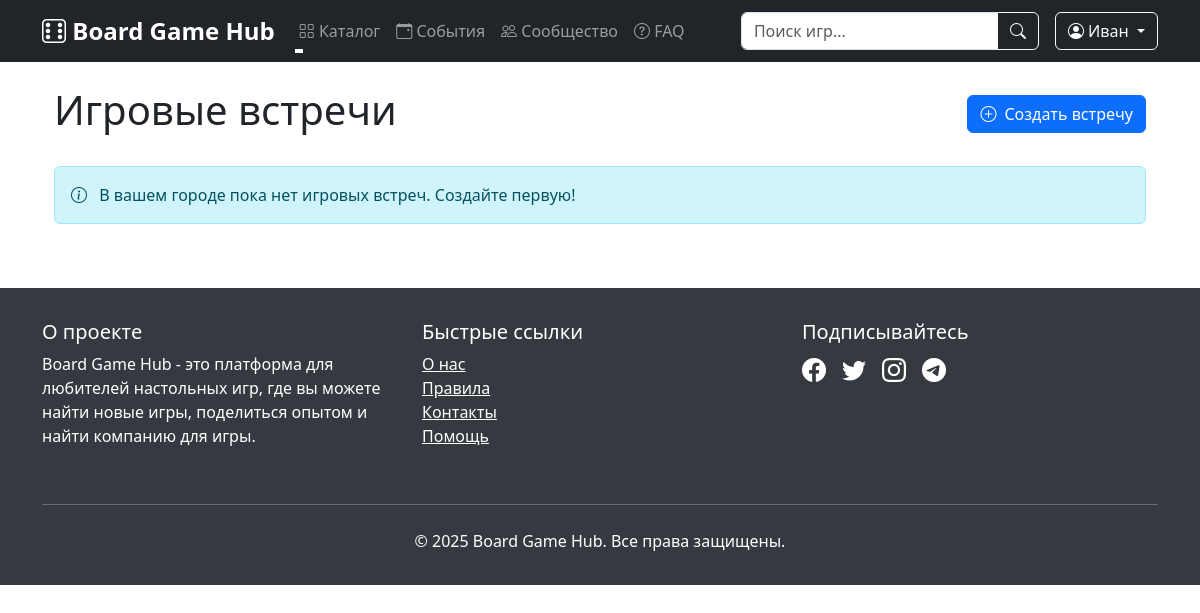
The page /game_sessions (signed in) on the database as committed earlier.
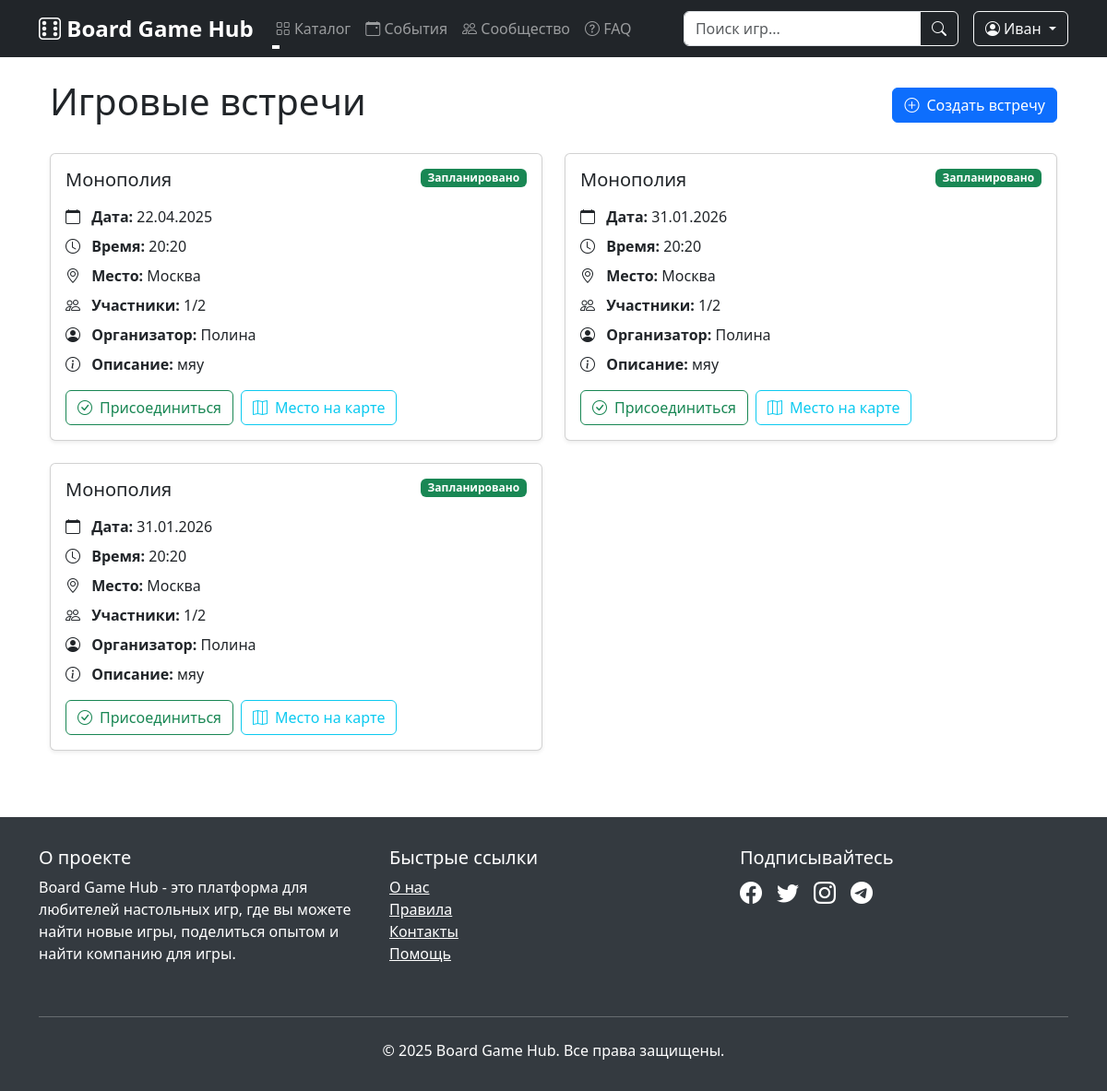
The same page on the database as committed later.
### data/users.py (models this page shows, shortened)
class User(SqlAlchemyBase, UserMixin):
    __tablename__ = 'users'
    id = sqlalchemy.Column(sqlalchemy.Integer, primary_key=True, autoincrement=True)
    surname = sqlalchemy.Column(sqlalchemy.String, nullable=True)
    name = sqlalchemy.Column(sqlalchemy.String, nullable=True)
    age = sqlalchemy.Column(sqlalchemy.Integer, nullable=True)
    favorite_genres = sqlalchemy.Column(sqlalchemy.String, nullable=True)
    location = sqlalchemy.Column(sqlalchemy.String, nullable=True)
    email = sqlalchemy.Column(sqlalchemy.String, unique=True, index=True, nullable=True)
    hashed_password = sqlalchemy.Column(sqlalchemy.String, nullable=True)
    added_games = orm.relationship("Game", back_populates="user")
    created_sessions = orm.relationship("GameSession", back_populates="creator")
    reviews = orm.relationship('Review', back_populates='user')

### data/game_sessions.py (models this page shows)
class GameSession(SqlAlchemyBase, SerializerMixin):
    __tablename__ = 'game_sessions'
    id = sqlalchemy.Column(sqlalchemy.Integer, primary_key=True, autoincrement=True)
    game_id = sqlalchemy.Column(sqlalchemy.Integer, sqlalchemy.ForeignKey('games.id'))
    creator_id = sqlalchemy.Column(sqlalchemy.Integer, sqlalchemy.ForeignKey('users.id'))
    date = sqlalchemy.Column(sqlalchemy.Date, nullable=False)
    time = sqlalchemy.Column(sqlalchemy.Time, nullable=False)
    location = sqlalchemy.Column(sqlalchemy.String, nullable=False)
    description = sqlalchemy.Column(sqlalchemy.String, nullable=True)
    max_players = sqlalchemy.Column(sqlalchemy.Integer, nullable=False)
    current_players = sqlalchemy.Column(sqlalchemy.Integer, default=1)
    created_at = sqlalchemy.Column(sqlalchemy.DateTime, default=datetime.utcnow)
    status = sqlalchemy.Column(sqlalchemy.String, default="Запланировано")
    game = orm.relationship('Game', back_populates='sessions')
    creator = orm.relationship('User', foreign_keys=[creator_id], back_populates='created_sessions')
    participants = orm.relationship('User', secondary=session_participants)

### data/games.py (models this page shows, shortened)
class Game(SqlAlchemyBase):
    __tablename__ = 'games'  # jobs
    id = sqlalchemy.Column(
        sqlalchemy.Integer,
        primary_key=True,
        autoincrement=True
    )
    added_by = sqlalchemy.Column(  # team_leader
        sqlalchemy.Integer,
        sqlalchemy.ForeignKey('users.id'),
        nullable=False
    )
    title = sqlalchemy.Column(sqlalchemy.String, nullable=True)  # job
    duration = sqlalchemy.Column(sqlalchemy.String, nullable=True)  # work_size
    count_of_players = sqlalchemy.Column(sqlalchemy.String, nullable=True)  # collaborators
    genre = sqlalchemy.Column(sqlalchemy.String, nullable=True)
    complexity = sqlalchemy.Column(sqlalchemy.String, nullable=True)
    description = sqlalchemy.Column(sqlalchemy.Text, nullable=True)
    image = sqlalchemy.Column(sqlalchemy.LargeBinary, nullable=True)  # BLOB для хранения изображений
    user = orm.relationship("User", back_populates="added_games")
    sessions = orm.relationship("GameSession", back_populates="game")
    reviews = orm.relationship("Review", back_populates="game")

### main.py (the view)
@app.route('/game_sessions')
def game_sessions():
    db_sess = db_session.create_session()
    try:
        if current_user.is_authenticated:
            sessions = db_sess.query(GameSession).options(
                joinedload(GameSession.game),
                joinedload(GameSession.creator)
            ).filter(
                GameSession.location.like(f"%{current_user.location}%")
            ).order_by(GameSession.date).all()
        else:
            sessions = []
        return render_template('game_sessions.html', sessions=sessions)
    finally:
        db_sess.close()

### data/db_session.py (called while the page is built)
def create_session() -> Session:
    global __factory
    return __factory()

### main.py (called while the page is built)
@login_manager.user_loader
def load_user(user_id):
    db_sess = db_session.create_session()
    user = db_sess.get(User, user_id)
    db_sess.close()
    return user

@app.context_processor
def utility_processor():
    def get_unique_genres():
        db_sess = db_session.create_session()
        try:
            genres = db_sess.query(Game.genre).distinct().all()
            return [genre[0] for genre in genres if genre[0]]
        finally:
            db_sess.close()
    return dict(get_unique_genres=get_unique_genres)

### templates/game_sessions.html (shortened to what this page needs)
{% extends "base.html" %}
{% block content %}
<div class="container mt-4">
    <div class="d-flex justify-content-between align-items-center mb-4">
        <h1>Игровые встречи</h1>
        <a href="{{ url_for('game_session_new') }}" class="btn btn-primary">
            <i class="bi bi-plus-circle me-2"></i>Создать встречу
        </a>
    </div>
    <div class="row">
        {% for session in sessions %}
        <div class="col-md-6 mb-4">
            <div class="card shadow-sm h-100">
                <div class="card-body">
                    <div class="d-flex justify-content-between align-items-start mb-3">
                        <h5 class="card-title mb-0">{{ session.game.title }}</h5>
                        <span class="badge bg-{{ 'success' if session.status == 'Запланировано' else 'secondary' }}">
                            {{ session.status }}
                        </span>
                    </div>
                    <div class="game-session-info">
                        <p class="mb-2">
                            <i class="bi bi-calendar me-2"></i>
                            <span class="fw-bold">Дата:</span> {{ session.date.strftime('%d.%m.%Y') }}
                        </p>
                        <p class="mb-2">
                            <i class="bi bi-clock me-2"></i>
                            <span class="fw-bold">Время:</span> {{ session.time.strftime('%H:%M') }}
                        </p>
                        <p class="mb-2">
                            <i class="bi bi-geo-alt me-2"></i>
                            <span class="fw-bold">Место:</span> {{ session.location }}
                        </p>
                        <p class="mb-2">
                            <i class="bi bi-people me-2"></i>
                            <span class="fw-bold">Участники:</span> {{ session.current_players }}/{{ session.max_players }}
                        </p>
                        <p class="mb-2">
                            <i class="bi bi-person-circle me-2"></i>
                            <span class="fw-bold">Организатор:</span> {{ session.creator.name }}
                        </p>
                        {% if session.description %}
                        <p class="mb-2">
                            <i class="bi bi-info-circle me-2"></i>
                            <span class="fw-bold">Описание:</span> {{ session.description }}
                        </p>
                        {% endif %}
                    </div>
                    <div class="mt-3 d-flex flex-wrap gap-2">
                        {% if current_user.is_authenticated %}
                            {% if current_user.id != session.creator_id %}
                                {% if current_user in session.participants %}
                                    <form action="{{ url_for('game_sessions_leave', id=session.id) }}" method="post" class="d-inline">
                                        <button type="submit" class="btn btn-outline-danger">
                                            <i class="bi bi-x-circle me-2"></i>Отказаться
                                        </button>
                                    </form>
                                {% else %}
                                    {% if session.current_players < session.max_players %}
                                        <form action="{{ url_for('game_sessions_join', id=session.id) }}" method="post" class="d-inline">
                                            <button type="submit" class="btn btn-outline-success">
                                                <i class="bi bi-check-circle me-2"></i>Присоединиться
                                            </button>
                                        </form>
                                    {% endif %}
                                {% endif %}
                            {% endif %}
                            <a href="{{ url_for('game_session_detail', id=session.id) }}" class="btn btn-outline-info">
                                <i class="bi bi-map me-2"></i>Место на карте
                            </a>
                        {% endif %}
                    </div>
                </div>
            </div>
        </div>
        {% else %}
        <div class="col-12">
            <div class="alert alert-info">
                <i class="bi bi-info-circle me-2"></i>
                {% if current_user.is_authenticated %}
                В вашем городе пока нет игровых встреч. Создайте первую!
                {% else %}
                Войдите в систему, чтобы видеть игровые встречи в вашем городе.
                {% endif %}
            </div>
        </div>
        {% endfor %}
    </div>
</div>
{% endblock %}

### templates/base.html (shortened to what this page needs)
<!DOCTYPE html>
<html lang="ru">
<head>
    <link href="https://cdn.jsdelivr.net/npm/bootstrap@5.3.0/dist/css/bootstrap.min.css" rel="stylesheet">
    <link rel="stylesheet" href="https://cdn.jsdelivr.net/npm/bootstrap-icons@1.7.2/font/bootstrap-icons.css">
    <link rel="stylesheet" href="https://cdnjs.cloudflare.com/ajax/libs/font-awesome/6.5.1/css/all.min.css">
</head>
<body>
    <nav class="navbar navbar-expand-lg navbar-dark bg-dark sticky-top">
        <div class="container">
            <a class="navbar-brand" href="{{ url_for('index') }}">
                <i class="bi bi-dice-6"></i> Board Game Hub
            </a>
            <div class="collapse navbar-collapse" id="navbarNav">
                <ul class="navbar-nav me-auto">
                    <li class="nav-item dropdown">
                        <a class="nav-link dropdown-toggle" href="#" role="button" data-bs-toggle="dropdown">
                            <i class="bi bi-grid"></i> Каталог
                        </a>
                    </li>
                    <li class="nav-item">
                        <a class="nav-link" href="{{ url_for('game_sessions') }}">
                            <i class="bi bi-calendar-event"></i> События
                        </a>
                    </li>
                    <li class="nav-item">
                        <a class="nav-link" href="#">
                            <i class="bi bi-people"></i> Сообщество
                        </a>
                    </li>
                    <li class="nav-item">
                        <a class="nav-link" href="#">
                            <i class="bi bi-question-circle"></i> FAQ
                        </a>
                    </li>
                </ul>
                <form class="d-flex me-3" action="{{ url_for('index') }}" method="get">
                    <div class="input-group">
                        <input class="form-control" type="search" name="search" placeholder="Поиск игр..."
                               aria-label="Search" value="{{ request.args.get('search', '') }}">
                        <button class="btn btn-outline-light" type="submit">
                            <i class="bi bi-search"></i>
                        </button>
                    </div>
                </form>
                <div class="d-flex">
                    {% if current_user.is_authenticated %}
                        <div class="dropdown">
                            <button class="btn btn-outline-light dropdown-toggle" type="button" data-bs-toggle="dropdown">
                                <i class="bi bi-person-circle"></i> {{ current_user.name }}
                            </button>
                        </div>
                    {% endif %}
                </div>
            </div>
        </div>
    </nav>
    <div class="container mt-4">
        {% block content %}{% endblock %}
    </div>
    <footer class="footer">
        <div class="container">
            <div class="row">
                <div class="col-md-4 mb-3">
                    <h5>О проекте</h5>
                    <p>Board Game Hub - это платформа для любителей настольных игр, где вы можете найти новые игры,
                       поделиться опытом и найти компанию для игры.</p>
                </div>
                <div class="col-md-4 mb-3">
                    <h5>Быстрые ссылки</h5>
                    <ul class="list-unstyled">
                        <li><a href="#" class="text-white">О нас</a></li>
                        <li><a href="#" class="text-white">Правила</a></li>
                        <li><a href="#" class="text-white">Контакты</a></li>
                        <li><a href="#" class="text-white">Помощь</a></li>
                    </ul>
                </div>
                <div class="col-md-4 mb-3">
                    <h5>Подписывайтесь</h5>
                    <div class="d-flex gap-3 fs-4">
                        <a href="#" class="text-white"><i class="bi bi-facebook"></i></a>
                        <a href="#" class="text-white"><i class="bi bi-twitter"></i></a>
                        <a href="#" class="text-white"><i class="bi bi-instagram"></i></a>
                        <a href="#" class="text-white"><i class="bi bi-telegram"></i></a>
                    </div>
                </div>
            </div>
            <hr class="mt-4 mb-4">
            <div class="text-center">
                <p class="mb-0">© 2025 Board Game Hub. Все права защищены.</p>
            </div>
        </div>
    </footer>
</body>
</html>

### templates/base.html (style rules this page uses)
.navbar-brand { font-size: 1.5rem; font-weight: bold; }
.card { transition: transform 0.2s; box-shadow: 0 4px 6px rgba(0, 0, 0, 0.1); }
.footer { background-color: #343a40; color: white; padding: 2rem 0; margin-top: 3rem; }
.nav-link { position: relative; }
.nav-link:after { content: ''; position: absolute; width: 0; height: 2px; background: #fff; left: 0; bottom: -2px; transition: width 0.3s; }

Rows that differ between the two databases and show on the page:
added GameSession: game "Монополия", status "Запланировано", date "22.04.2025", time "20:20", location "Москва", current_players "1", max_players "2", creator.name "Полина", description "мяу"
added GameSession: game "Монополия", status "Запланировано", date "31.01.2026", time "20:20", location "Москва", current_players "1", max_players "2", creator.name "Полина", description "мяу"
added GameSession: game "Монополия", status "Запланировано", date "31.01.2026", time "20:20", location "Москва", current_players "1", max_players "2", creator.name "Полина", description "мяу"
Other text that changed with them:
text no longer shown: "В вашем городе пока нет игровых встреч. Создайте первую!"
